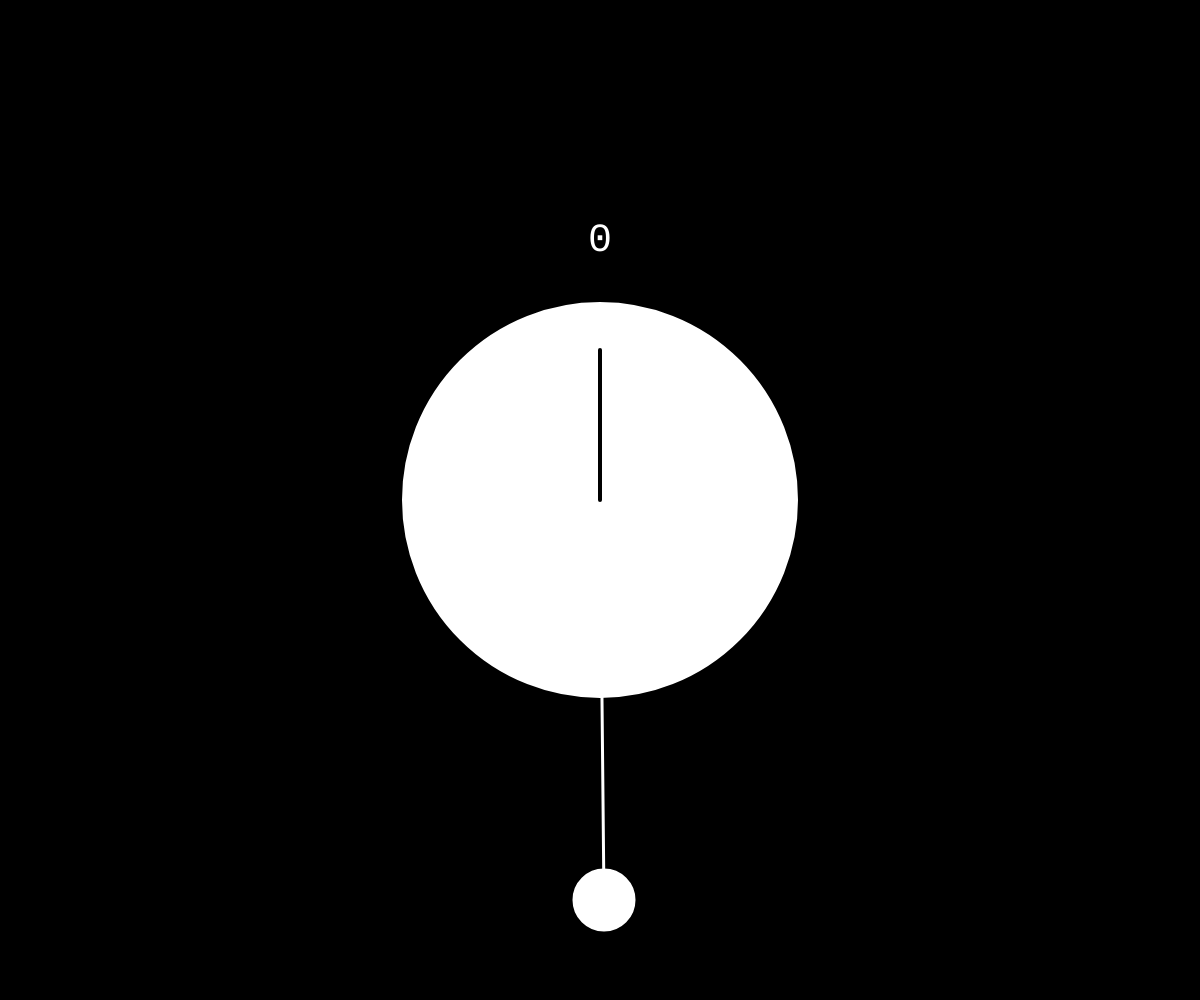
Frame 1 (no input)
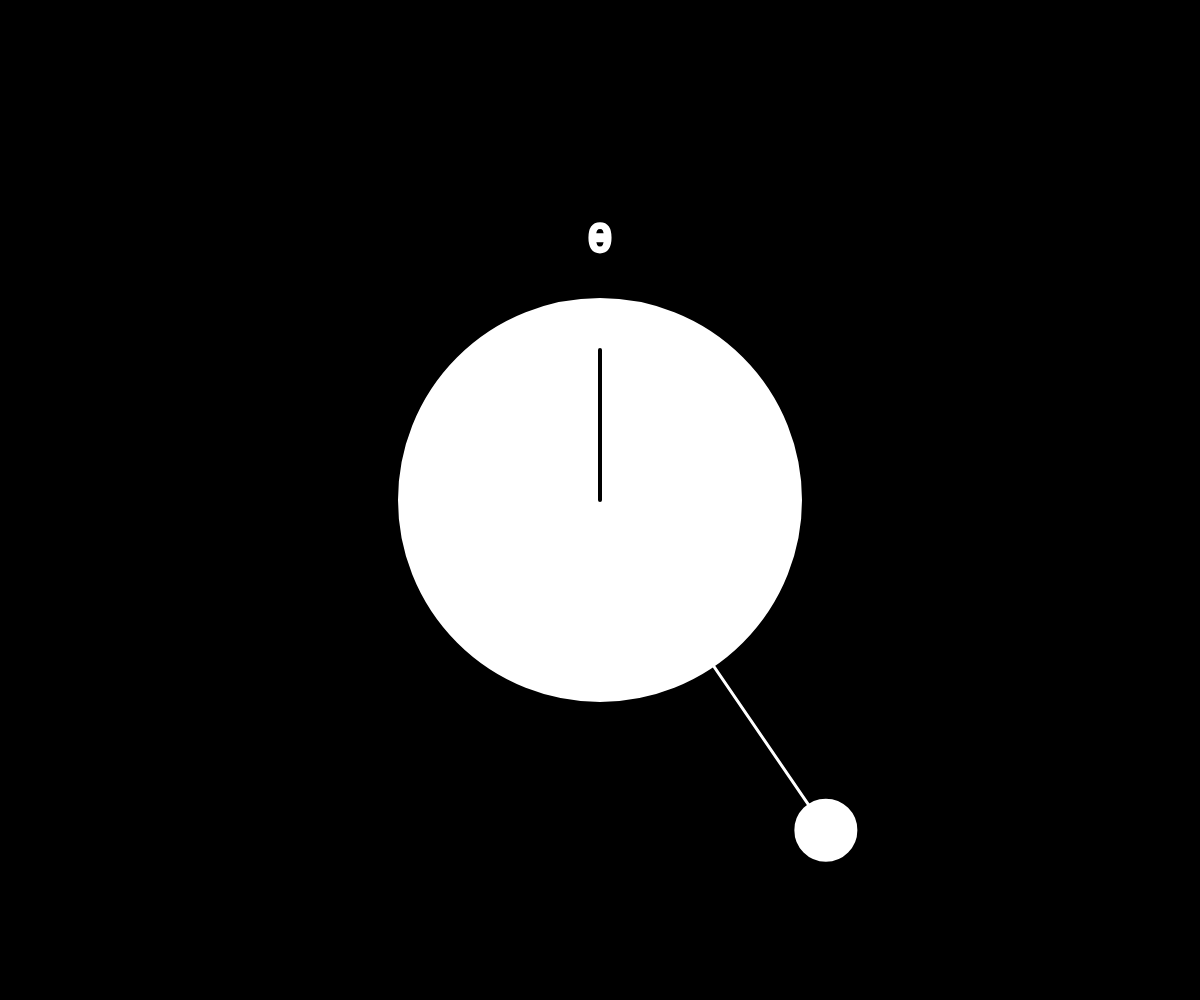
Frame 60 (no input)
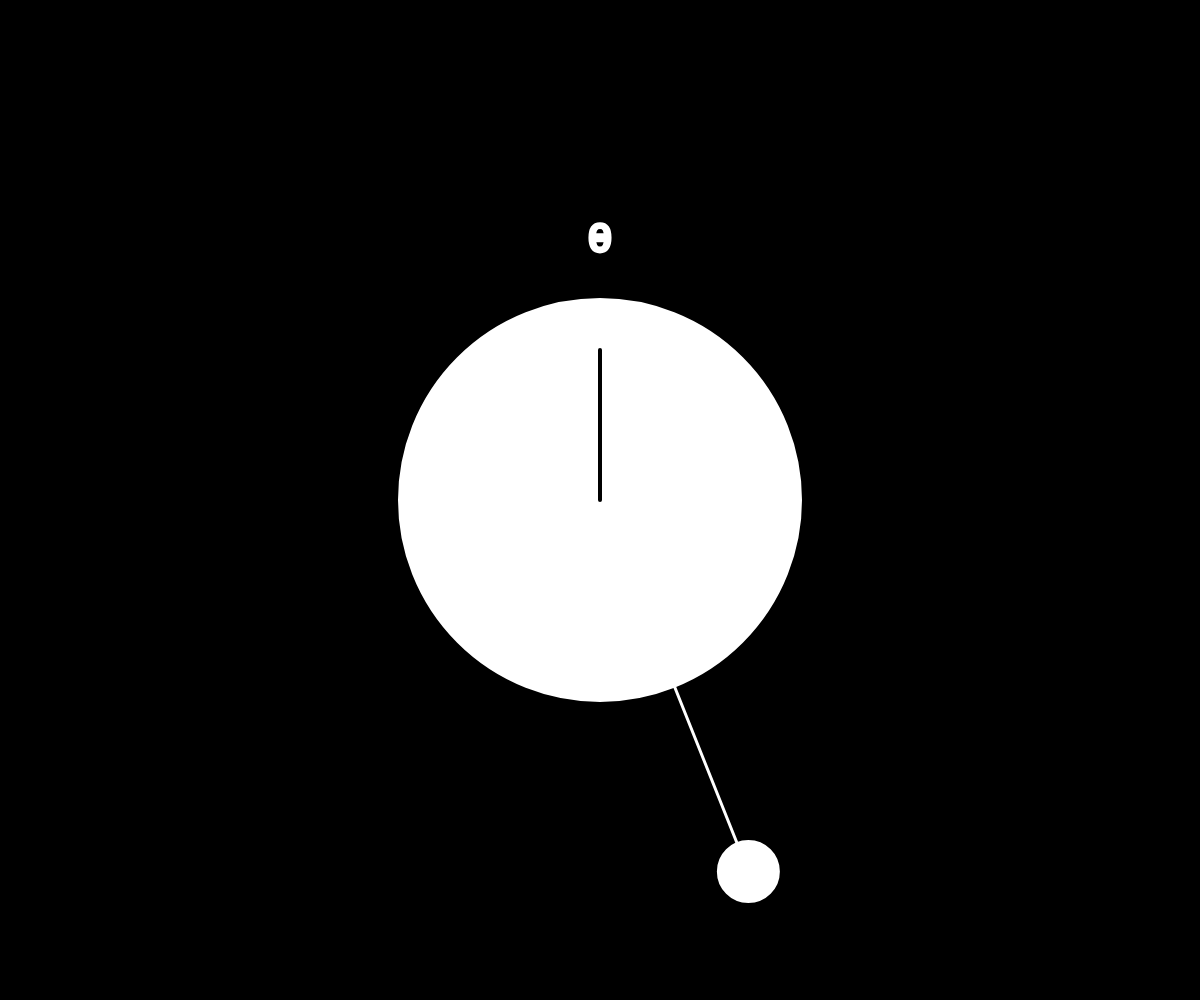
Frame 120 (the mouse pressed at the canvas centre since frame 60)

The p5.js sketch that drew these frames (run headless with seeded random() and noise() and a simulated clock; from frame 60 on, the mouse is pressed at the canvas centre):

// p5.js sketch
// ── sketch.js
let minuteAngle = 0;
let angle = 0;
let angleDirection = 1;
let pendulumX = 0;
let pendulumY = 0;
let number = 0;
let pendulumSpeed = 0.01; // Initial pendulum swing speed

function setup() {
  createCanvas(windowWidth, windowHeight);
  textAlign(CENTER, CENTER);
  textSize(40);
  textFont("Courier New");
}

function draw() {
  background(0);

  // Draw the clock face
  let clockSize = min(width, height) * 0.4; // Calculate clock size based on window dimensions
  strokeWeight(4);
  ellipse(width / 2, height / 2, clockSize, clockSize);

  // Draw the number
  let numberPosition = createVector(width / 2, height / 2 - clockSize / 2 - 60); // Calculate number position based on clock size
  fill(255);
  text(number.toString(), numberPosition.x, numberPosition.y);

  // Draw the pendulum
  let pendulumLength = clockSize ; // Set pendulum length based on clock size
  let angleChange = pendulumSpeed; // Adjust the angleChange for pendulum swing speed
  let angleLimit = PI / 4;

  angle += angleDirection * angleChange;
  if (angle > angleLimit || angle < -angleLimit) {
    angleDirection *= -1;
  }

  pendulumX = width / 2 + pendulumLength * sin(angle);
  pendulumY = height / 2 + pendulumLength * cos(angle);

  // Check for mouse hover over the pendulum circle
  let isHovering = dist(mouseX, mouseY, pendulumX, pendulumY) < clockSize * 0.05;
  if (isHovering) {
    cursor(HAND); // Set cursor to hand when hovering over the pendulum
  } else {
    cursor(ARROW); // Set cursor to arrow otherwise
  }

  strokeWeight(3);
  stroke(255);
  line(width / 2, height / 2, pendulumX, pendulumY);
  fill(255);
  ellipse(pendulumX, pendulumY, clockSize * 0.15, clockSize * 0.15);

  // Draw the clock hands
  push();
  translate(width / 2, height / 2);
  rotate(-HALF_PI); // rotate to have 0 radians at the top
  strokeWeight(4);
  stroke(0);
  rotate(minuteAngle);
  line(0, 0, clockSize * 0.375, 0); // minute hand
  pop();

  // Update the number and pendulum speed as minute hand completes a full rotation
  if (minuteAngle >= TWO_PI) {
    minuteAngle = 0;
    number = (number + 1) % 10; // Increment the number by 1 and wrap around to 0 after reaching 9
    pendulumSpeed += 0.01; // Increase the pendulum swing speed
  }
}

function mouseClicked() {
  if (dist(mouseX, mouseY, pendulumX, pendulumY) < 20) {
    minuteAngle += radians(6); // Move the minute hand forward by 6 degrees (1/10th of an hour)
    if (minuteAngle >= TWO_PI) {
      minuteAngle = 0;
      number = (number + 1) % 10; // Increment the number by 1 and wrap around to 0 after reaching 9
      pendulumSpeed += 0.01; // Increase the pendulum swing speed
    }
  }
}

function windowResized() {
  resizeCanvas(windowWidth, windowHeight);
}
